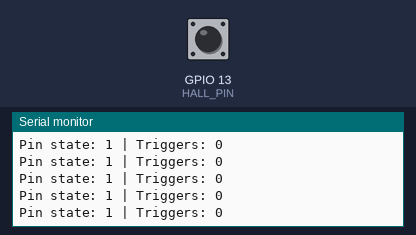
Bench run of a sketch on a simulated ESP32. Shown: the last lines printed to the serial monitor. Inputs (shaded band) come from the test bench; at power-on: GPIO 13 (HALL_PIN) HIGH.

Above: at 2.2 s.
2.3 s: GPIO 13 (HALL_PIN) pulled LOW for 0.25 s
At 2.56 s:
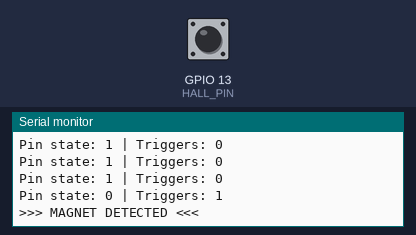
4.0 s: GPIO 13 (HALL_PIN) pulled LOW for 1 s
At 4.16 s:
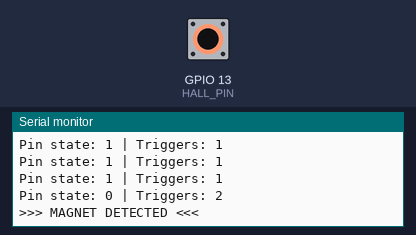
6.5 s: GPIO 13 (HALL_PIN) pulled LOW for 0.25 s
At 6.76 s:
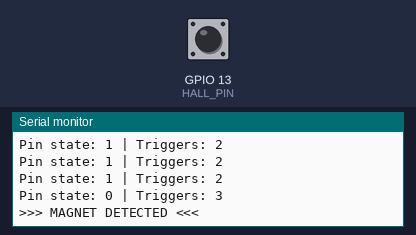
Timing chart, 0 to 9.5 s (numbered marks = the images above; inputs shaded):
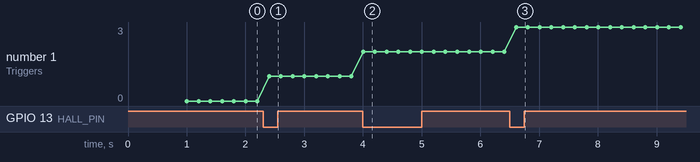

Measured:
- after the input at 2.3 s, the serial monitor: prints a new line after 0.10 s (image 1)
- after the input at 4.0 s, the serial monitor: prints a new line at once (image 2)
- after the input at 6.5 s, the serial monitor: prints a new line after 0.11 s (image 3)
- plotted number 1: 1 → 2 after the input at 4.0 s, 2 → 3 after the input at 6.5 s

The sketch:

hall_sensor_test.ino
```cpp
#define HALL_PIN 13

volatile bool triggered = false;
volatile unsigned long triggerCount = 0;

void IRAM_ATTR hallISR() {
    triggered = true;
    triggerCount++;
}

void setup() {
    Serial.begin(115200);
    delay(1000);
    Serial.println("Hall Sensor Test — spin magnet past sensor");

    pinMode(HALL_PIN, INPUT_PULLUP);
    attachInterrupt(digitalPinToInterrupt(HALL_PIN), hallISR, FALLING);
}

void loop() {
    Serial.print("Pin state: ");
    Serial.print(digitalRead(HALL_PIN));
    Serial.print(" | Triggers: ");
    Serial.println(triggerCount);

    if (triggered) {
        Serial.println(">>> MAGNET DETECTED <<<");
        triggered = false;
    }

    delay(200);
}
```
